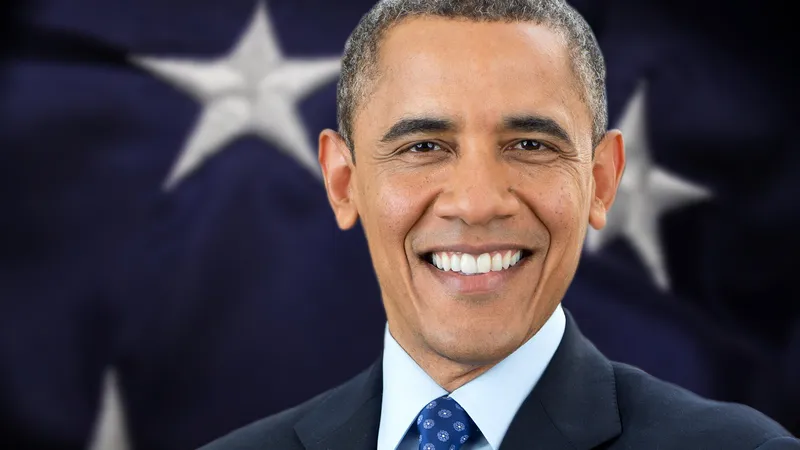
#> input picture assets/train/obama/barrack-1.jpg, 800 x 450 px; its folder holds only this picture in this run
$ python face_recognition.py
#> lines starting #> are read from the running program, lines starting #| are printed output that depends on the picture
import cv2
import os
import numpy as np
import math

classifier = cv2.CascadeClassifier("./assets/haarcascade_frontalface_default.xml")

train_path = "./assets/train"
tdir = os.listdir(train_path)

face_list = []
class_list = []

for idx, train_dir in enumerate(tdir):
    for image_path in os.listdir(f"{train_path}/{train_dir}"):
        path = f"{train_path}/{train_dir}/{image_path}"
        gray = cv2.imread(path, cv2.IMREAD_GRAYSCALE)
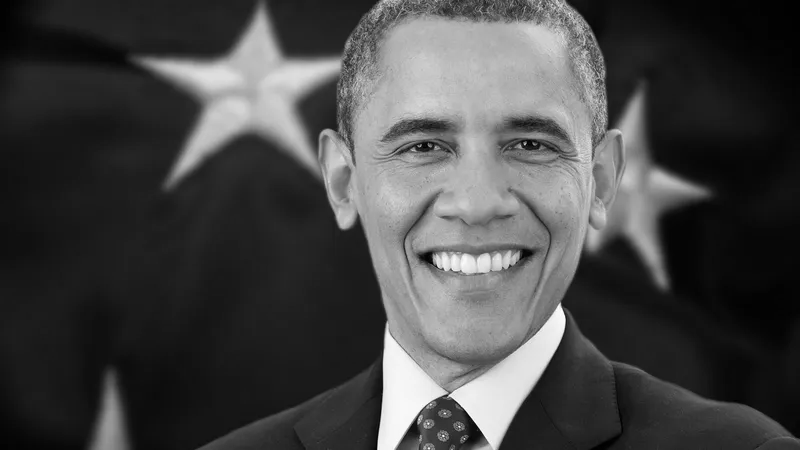
#> gray: shape (450, 800); min 0, max 255, mean 70.2
        faces = classifier.detectMultiScale(gray, scaleFactor=1.2, minNeighbors=5)
#> faces = [[339, 35, 283, 283]]

        if len(faces) < 1:
            continue
        else:
            for face_rect in faces:
                x, y, w, h = face_rect
                face_image = gray[y : y + h, x : x + w]
                face_list.append(face_image)
                class_list.append(idx)
#> this loop made 1 pass
#> pass 1, `face_image = gray[y : y + h, x : x + w]`:
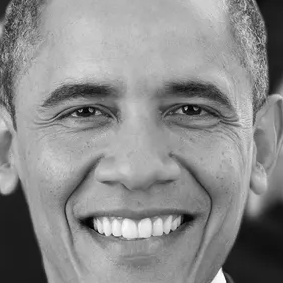
#> face_image: shape (283, 283); min 0, max 255, mean 138.5
#> after the loop, class_list = [0]; face_list = 1 item

face_recognizer = cv2.face.LBPHFaceRecognizer_create()
face_recognizer.train(face_list, np.array(class_list))

test_path = "./assets/test"

#> (the run stopped early here; a loop or call above may not have finished)

$ run again, on assets/train/obama/barrack-2.jpg
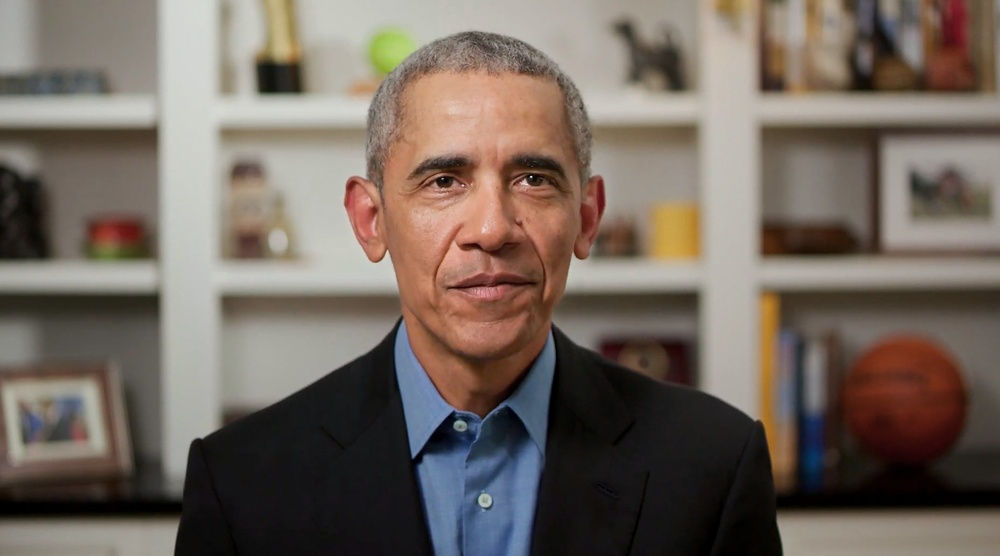
#> input picture assets/train/obama/barrack-2.jpg, 1000 x 556 px, shrunk from 1856 x 1032 before the run
#> `gray = cv2.imread(path, cv2.IMREAD_GRAYSCALE)`:
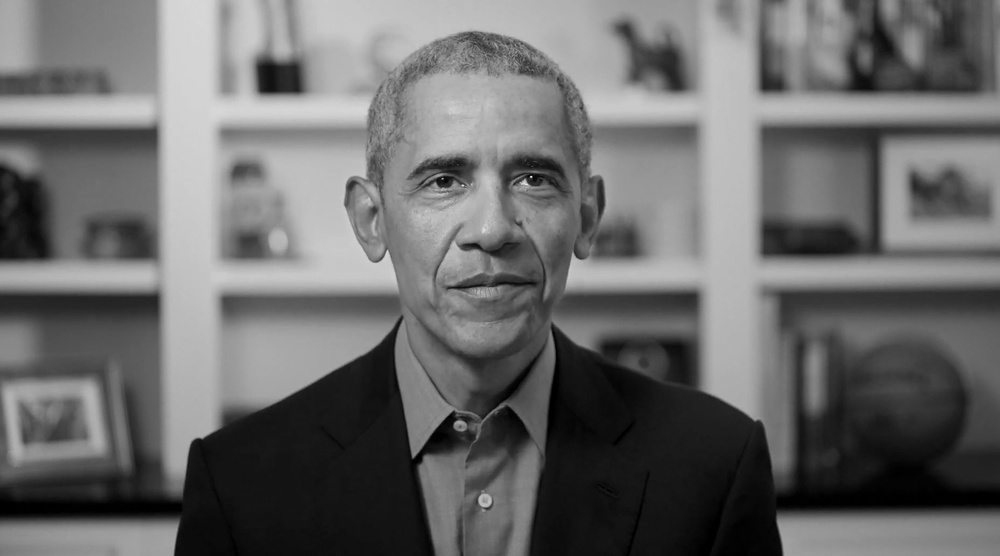
#> gray: shape (556, 1000); min 0, max 244, mean 106
#> faces = [[373, 91, 232, 232]]
#> the loop `for face_rect in faces:` made 1 pass
#> pass 1, `face_image = gray[y : y + h, x : x + w]`:
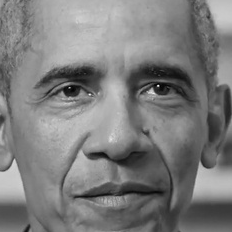
#> face_image: shape (232, 232); min 0, max 244, mean 124.6
#> after the loop `for face_rect in faces:`: class_list = [0]; face_list = 1 item

$ run again, on assets/train/obama/barrack-3.jpg
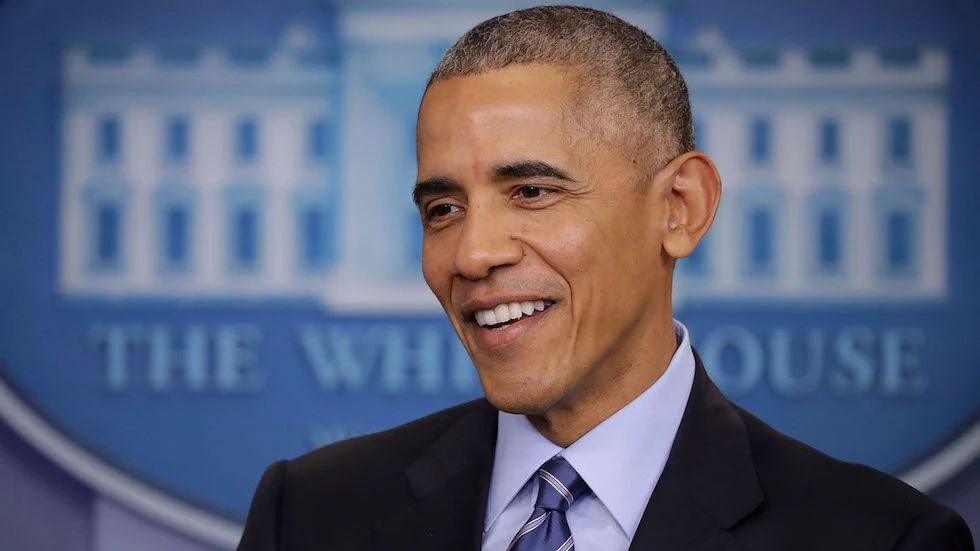
#> input picture assets/train/obama/barrack-3.jpg, 980 x 551 px
#> `gray = cv2.imread(path, cv2.IMREAD_GRAYSCALE)`:
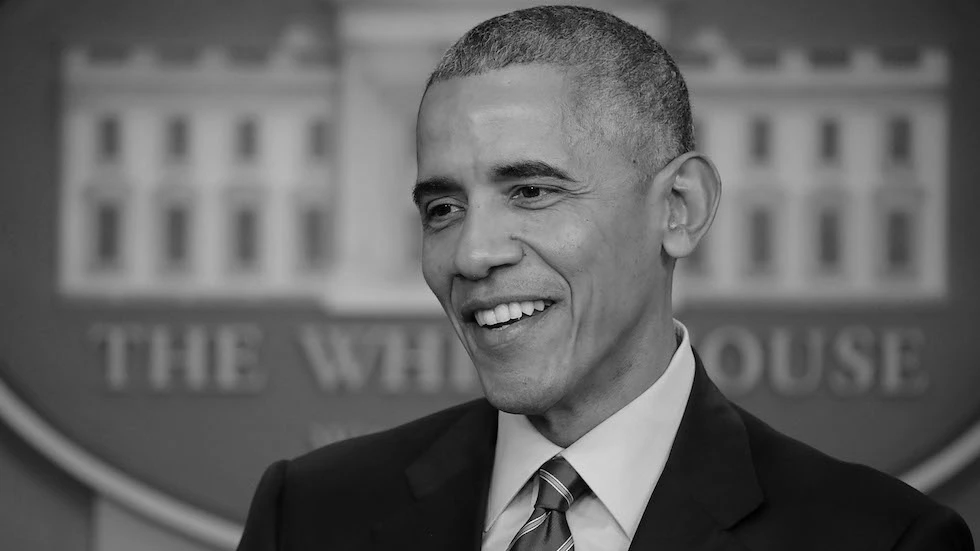
#> gray: shape (551, 980); min 0, max 246, mean 99.3
#> faces = [[364, 80, 296, 296]]
#> the loop `for face_rect in faces:` made 1 pass
#> pass 1, `face_image = gray[y : y + h, x : x + w]`:
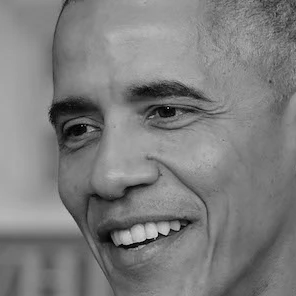
#> face_image: shape (296, 296); min 0, max 207, mean 125.6
#> after the loop `for face_rect in faces:`: class_list = [0]; face_list = 1 item
